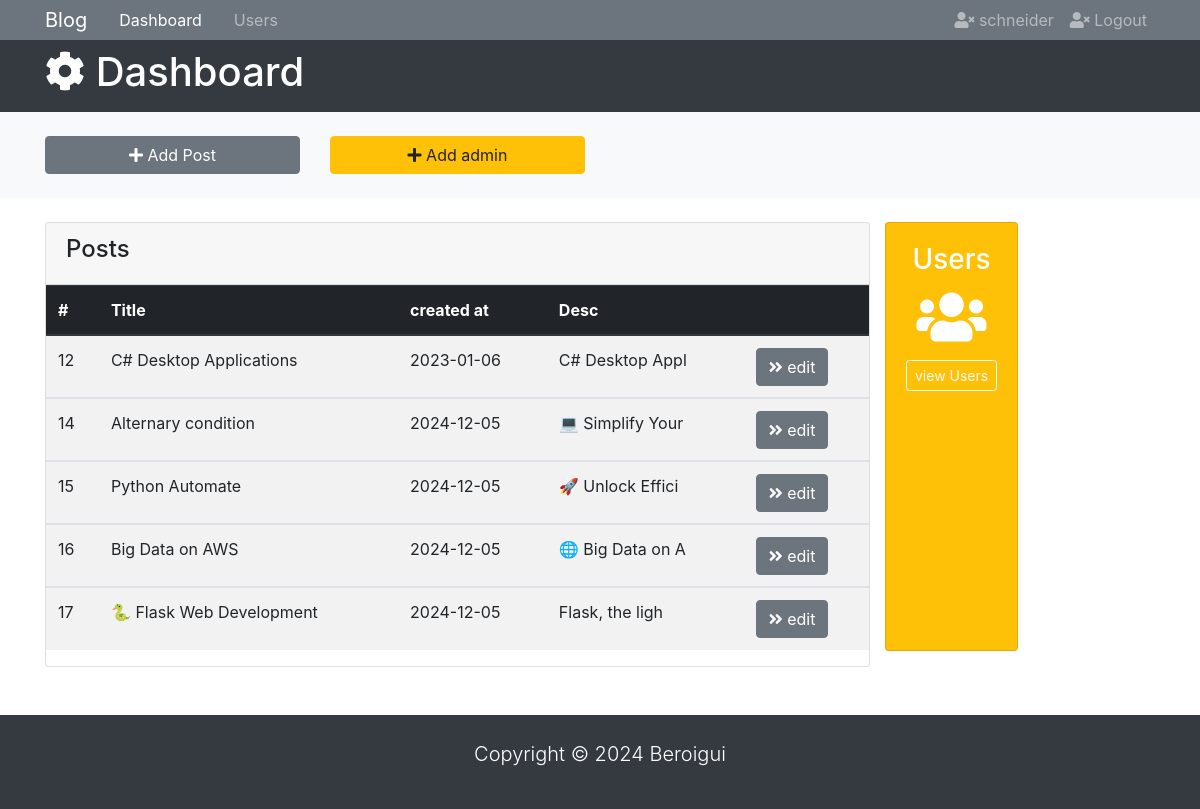
Page /dashboard (signed in) on the earlier database version.
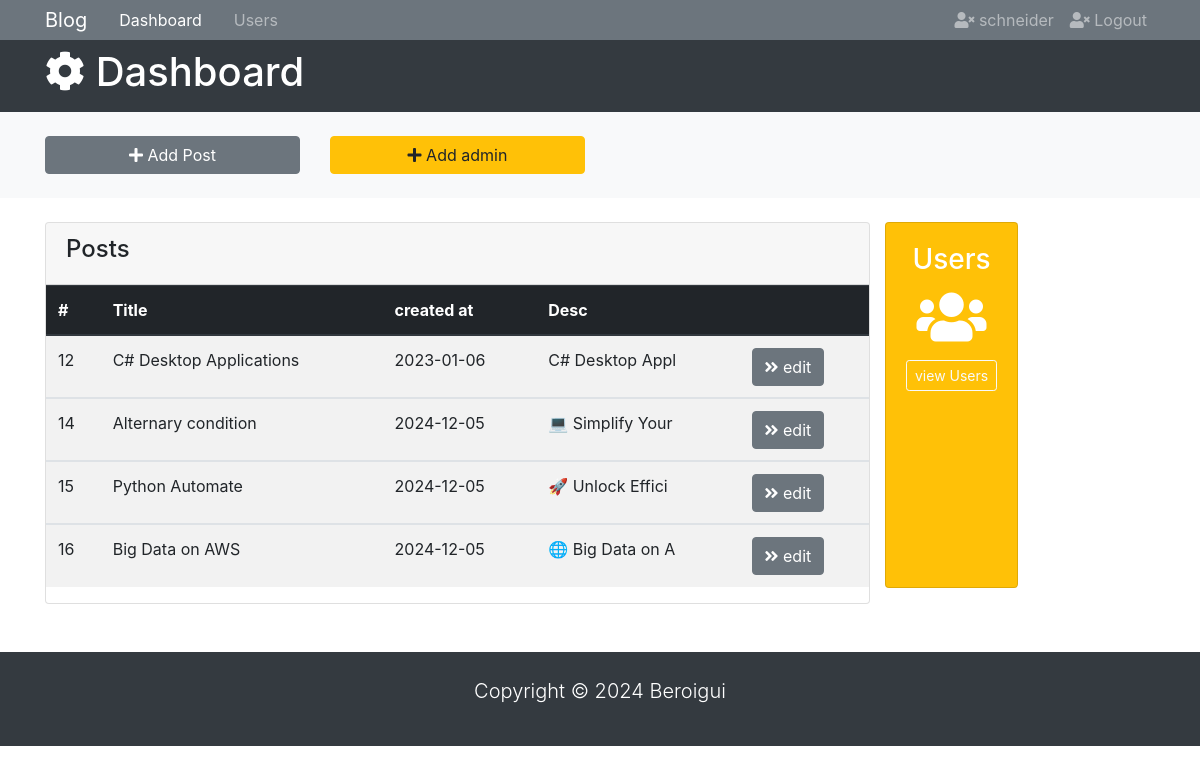
Same page on the later database version.
### tables this page shows
CREATE TABLE "blogs" (
	"id"	INTEGER,
	"Author"	text NOT NULL,
	"publihed_at"	TIMESTAMP NOT NULL,
	"content"	TEXT NOT NULL CHECK(LENGTH("content") > 100),
	"image"	text,
	"is_pinned"	boolean DEFAULT false,
	"title"	text NOT NULL UNIQUE,
	PRIMARY KEY("id" AUTOINCREMENT)
);

### app.py (the view)
@app.route('/dashboard')
@login_required
def dashboard():
    msg=""
    error=""
    if request.args:
        msg=request.args.get['msg']
        error = request.args.get['error']
    conn = sqlite3.connect('mydatabase.db')
    c = conn.cursor()
    c.execute("SELECT * FROM blogs")
    blogs = c.fetchall()
    if current_user.is_authenticated:
        if error or msg:
            return render_template('admin-index.html', blogs=blogs, msg=msg, error=error)
        else:
            return render_template('admin-index.html', blogs=blogs)

### app.py (called while the page is built)
@login_manager.user_loader
def load_user(email):
    conn = sqlite3.connect('mydatabase.db')
    c = conn.cursor()
    c.execute("SELECT * FROM users WHERE email=?", (email,))
    user = c.fetchone()
    if user:
        return User(user[0], user[1], user[2])
    return None

### templates/admin-index.html (shortened to what this page needs)
<!DOCTYPE html>
<html lang="Eng-Eng">
<head>
  <link
    rel="stylesheet"
    href="https://use.fontawesome.com/releases/v5.0.13/css/all.css"
  />
  <link rel="stylesheet" href="https://maxcdn.bootstrapcdn.com/bootstrap/4.0.0/css/bootstrap.min.css">
</head>
<body>
  <nav class="navbar navbar-expand-sm navbar-dark bg-secondary p-0">
    <div class="container">
      <a href="{{url_for('admin')}}" class="navbar-brand">Blog</a>
      <div id="navbarCollapse" class="collapse navbar-collapse">
        <ul class="navbar-nav">
          <li class="nav-item px-2">
            <a href="{{url_for('admin')}}" class="nav-link active">Dashboard</a>
          </li>
          <li class="nav-item px-2">
            <a href="users.html" class="nav-link">Users</a>
          </li>
        </ul>
        <ul class="navbar-nav ml-auto">
          <li class="nav-item">
            <a href="" class="nav-link">
              <i class="fas fa-user-times"></i> {{ current_user.author }}
            </a>
          </li>
          <li class="nav-item">
            <a href="{{ url_for('logout')}}" class="nav-link">
              <i class="fas fa-user-times"></i> Logout
            </a>
          </li>
        </ul>
      </div>
    </div>
  </nav>
  <header id="main-header" class="text-white bg-dark py-2" style="background-color: black;">
    <div class="container">
      <div class="row">
        <div class="col-md-6">
          <h1><i class="fas fa-cog"></i> Dashboard</h1>
        </div>
      </div>
    </div>
  </header>
  <section id="actions" class="bg-light mb-4 py-4">
    <div class="container">
      <div class="row">
        <div class="col-md-3">
          <a
            href="#"
            class="btn btn-block btn-secondary"
            data-toggle="modal"
            data-target="#addPostModal">
            <i class="fas fa-plus"></i> Add Post
          </a>
        </div>
        <div class="col-md-3">
          <a
            href="#"
            class="btn btn-block btn-warning"
            data-toggle="modal"
            data-target="#addUserModal">
            <i class="fas fa-plus"></i> Add admin
          </a>
        </div>
      </div>
    </div>
  </section>
  <main id="posts">
    <div class="container">
      <div class="row">
        <div class="col-md-9">
          <div class="card">
            <div class="card-header">
              <h4>Posts</h4>
            </div>
            <table class="table table-striped">
              <thead class="thead-dark">
                <tr>
                  <th>#</th>
                  <th>Title</th>
                  <th>created at</th>
                  <th>Desc</th>
                  <th></th>
                </tr>
              </thead>
              {%for blog in blogs%}
              <tbody>
                <tr>
                  <td>{{ blog[0] }}</td>
                  <td>{{ blog[6]}}</td>
                  <td>{{blog[2]}}</td>
                  <td>{{blog[3][0:15]}}</td>
                  <td>
                    <a href="{{url_for('edit', id= blog[0]) }}" class="btn btn-secondary">
                      <i class="fas fa-angle-double-right"></i> edit
                    </a>
                  </td>
                </tr>
              </tbody>
              {%endfor%}
            </table>
          </div>
        </div>
          <div class="card text-center text-white bg-warning mb-3">
            <div class="card-body">
              <h3>Users</h3>
              <h4 class="display-4">
                <i class="fas fa-users"></i>
              </h4>
              <a href="{{url_for('users')}}" class="btn btn-sm btn-outline-light">view Users</a>
            </div>
          </div>
        </div>
      </div>
  </main>
  <footer id="main-footer" class="text-white bg-dark mt-5 py-4">
    <div class="container">
      <div class="row">
        <div class="col">
          <p class="lead text-center">
            Copyright &copy; <span id="year"></span> Beroigui
          </p>
        </div>
      </div>
    </div>
  </footer>
</body>
</html>

Differences in the rows shown:
removed blogs: id "17", title "🐍 Flask Web Development", publihed_at "2024-12-05", content "Flask, the ligh"
